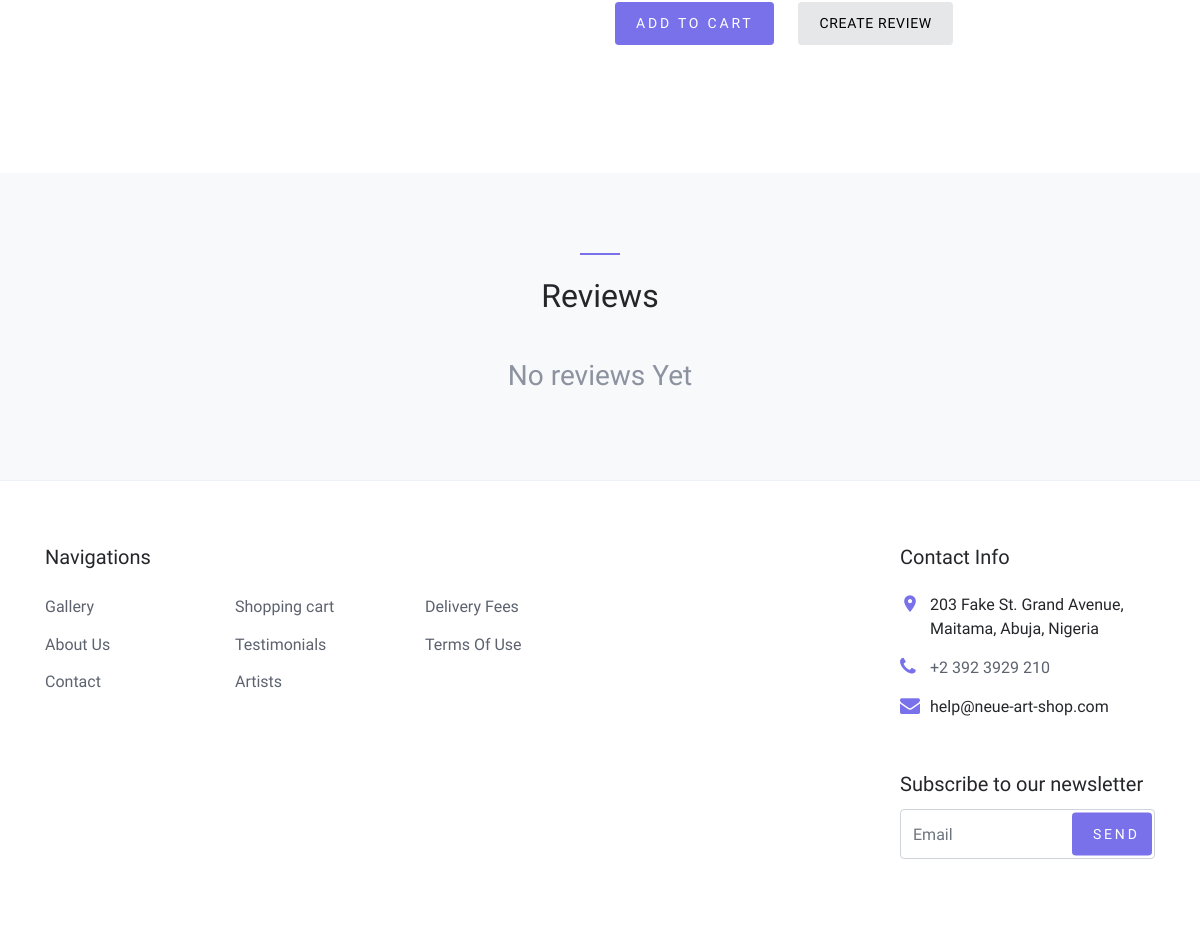
The page /product/lago/ (lower part) on the database as committed earlier.
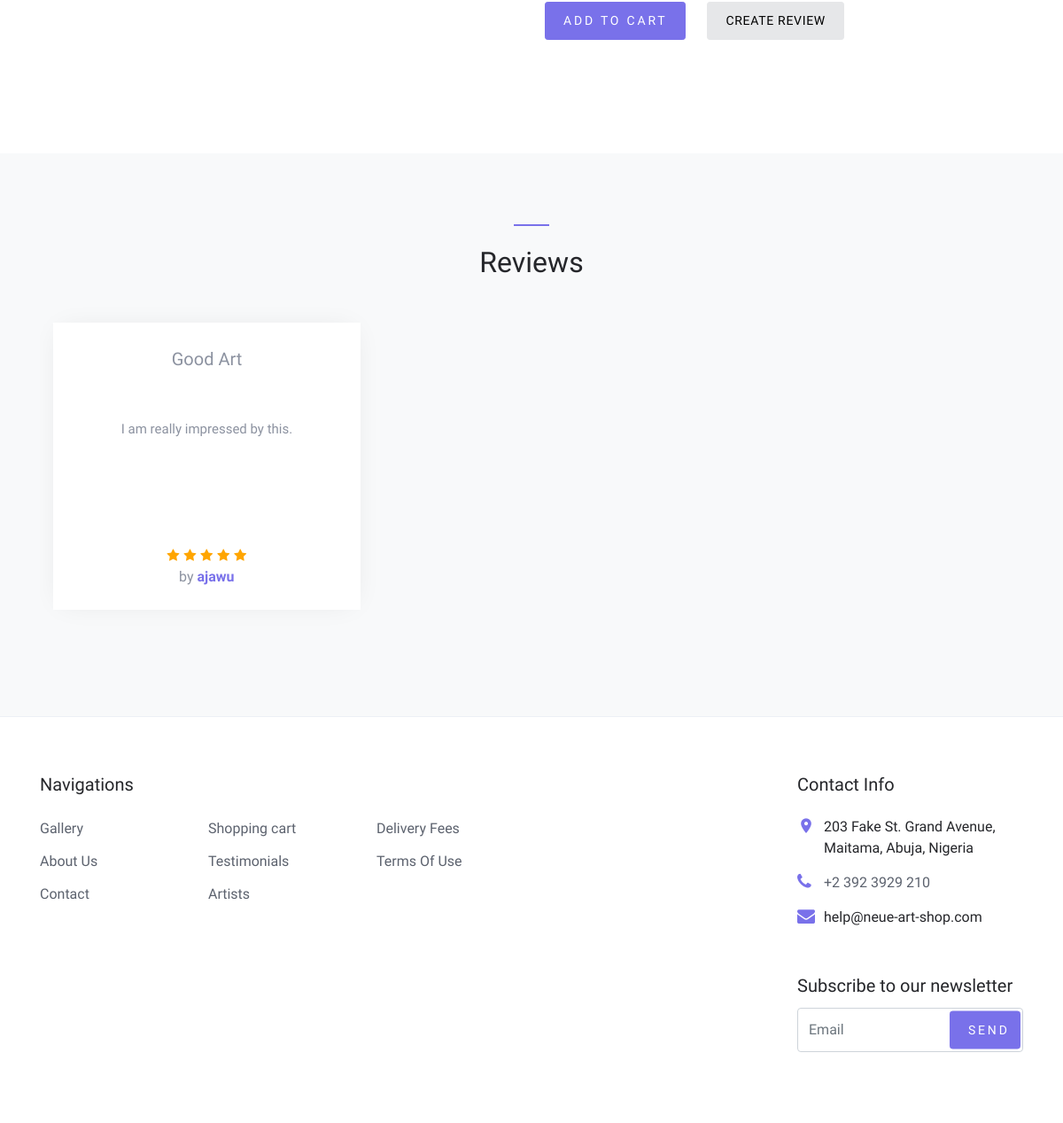
The same page on the database as committed later.
### reviews/models.py (models this page shows)
class Review(models.Model):
    review_user = models.ForeignKey(settings.AUTH_USER_MODEL, on_delete=models.CASCADE, blank=True)
    review_title = models.CharField(max_length=50)
    review_text = models.CharField(max_length=200)
    review_score = models.IntegerField(default=5,
                                       validators=[
                                           MinValueValidator(1),
                                           MaxValueValidator(5)
                                       ])
    review_product = models.ForeignKey(Product, on_delete=models.CASCADE, blank=True, related_name='reviews')

### users/models.py (models this page shows)
class CustomUser(AbstractUser):
    state = models.CharField(max_length=50)
    country = models.CharField(default='Nigeria', max_length=100)
    is_an_artist = models.BooleanField(default=False)
    avatar = models.ImageField(upload_to='avatar/%Y/%m/%d',
                               blank=True)

### shop/views.py (the view)
# urls.py: path('product/<slug:slug>/', views.product_detail, name='product_detail'),
def product_detail(request, slug):
    if request.user.is_authenticated:
        username = request.user.username
    else:
        username = None
    product = get_object_or_404(Product,
                                slug=slug,
                                available=True)
    cart_product_form = CartAddProductForm()
    categories = Category.objects.all()
    reviews = Review.objects.filter(review_product=product)
    return render(request,
                  'shop/product/detail.html',
                  {'product': product,
                   'cart_product_form': cart_product_form,
                   'username': username,
                   'categories': categories,
                   'reviews': reviews,
                   'ratings_list': [1, 2, 3, 4, 5]})

### cart/forms.py
class CartAddProductForm(forms.Form):
    quantity = forms.IntegerField(label=_('Quantity'))
    override = forms.BooleanField(required=False,
                                  initial=False,
                                  widget=forms.HiddenInput)

### shop/models.py (called while the page is built)
    def __str__(self):
        return self.name

    def get_absolute_url(self):
        return reverse('shop:product_list_by_category',
                       args=[self.slug])

### templates/shop/product/detail.html (shortened to what this page needs)
{% extends "shop/base.html" %}
{% load static %}
{% block content %}
    <div class="site-wrap">
        <div class="site-section">
            <div class="container">
                <div class="row">
                    <div class="col-md-6">
                    </div>
                    <div class="col-md-6">
                        <div class="mb-5">
                            <form action="{% url "cart:cart_add" product.id %}" method="post">
                                <button class="buy-now btn btn-sm btn-primary" type="submit">
                                    Add To Cart
                                </button>
                                <a class="buy-now btn btn-sm btn-secondary" href="/reviews/create/{{ product.id }}/"
                                   style="margin-left: 20px">
                                    Create Review
                                </a>
                            </form>
                        </div>
                    </div>
                </div>
            </div>
        </div>
        <div class="site-section block-3 site-blocks-2 bg-light" id="review-section">
            <div class="container">
                <div class="row justify-content-center">
                    <div class="col-md-7 site-section-heading text-center pt-4">
                        <h2>Reviews</h2>
                    </div>
                </div>
                <div class="row">
                    <div class="col-md-12">
                        {% if reviews|length > 0 %}
                            <div class="nonloop-block-3 owl-carousel">
                                {% for review in reviews %}
                                    <div class="item">
                                        <div class="block-4 text-center">
                                            <div class="block-4-text p-4">
                                                <p style="font-size: 20px; font-weight: 400; width: 299px; height: 68px;">
                                                    {{ review.review_title }}
                                                </p>
                                                <p style="font-size: 15px; width: 299px; height: 125px;">
                                                    {{ review.review_text }}
                                                </p>
                                                <h3>
                                                    {% for rating in ratings_list  %}
                                                        {% if rating <= review.review_score %}
                                                            <span class="fa fa-star active-star star"></span>
                                                        {% else %}
                                                            <span class="fa fa-star star"></span>
                                                        {% endif %}
                                                    {% endfor %}
                                                </h3>
                                                <p class="mb-0">
                                                    by <span class="text-primary font-weight-bold">{{ review.review_user }}</span>
                                                </p>
                                            </div>
                                        </div>
                                    </div>
                                {% endfor %}
                            </div>
                        {% else %}
                            <div style="text-align: center; margin-top: 35px">
                                <h3 style="display: inline-block">No reviews Yet</h3>
                            </div>
                        {% endif %}
                    </div>
                </div>
            </div>
        </div>
    </div>
{% endblock %}

Rows that differ between the two databases and show on the page:
added Review: review_title "Good Art", review_text "I am really impressed by this.", review_score 5 (drawn), review_user "ajawu"
Other text that changed with them:
text no longer shown: "No reviews Yet"
